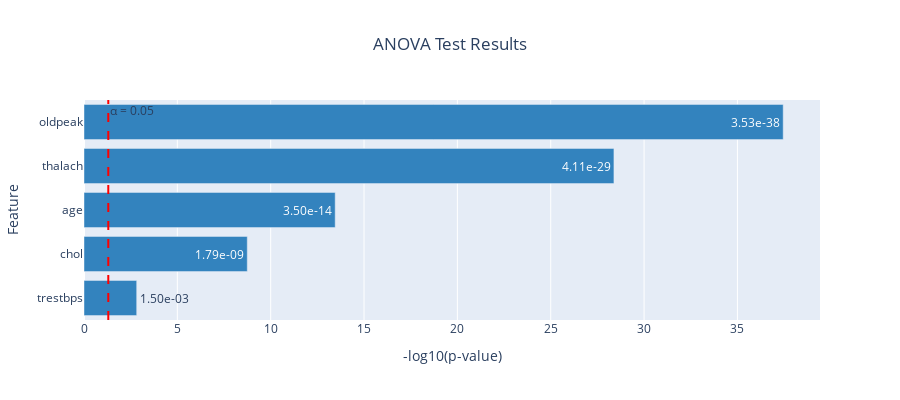

This figure's notebook cell:
### Markdown cell above
### ANOVA Tests (Numerical Features)

### Code cell
print("H0: Mean values are equal across all disease severity levels")
print("H1: At least one mean is different")
print("Significance level: α = 0.05\n")

anova_results = []

for col in numerical_cols:
    if col in train_clean.columns:
        groups = [
            train_clean[train_clean['label'] == label][col].dropna()
            for label in sorted(train_clean['label'].unique())
        ]
        
        f_stat, p_value = stats.f_oneway(*groups)
        
        anova_results.append({
            'Feature': col,
            'F-statistic': f_stat,
            'p-value': p_value,
            'Significant': 'Yes' if p_value < 0.05 else 'No'
        })
        
        print(f"{col:12s}: F = {f_stat:8.2f}, p-value = {p_value:.4f} → "
              f"{'SIGNIFICANT' if p_value < 0.05 else 'Not significant'}")

anova_df = pd.DataFrame(anova_results).sort_values('p-value')
display(anova_df)

plots.plot_statistical_tests(anova_df, test_type='anova')

### Figure 1 — Plotly figure (JSON) as saved in the notebook; plotly's stock layout.template omitted (floating-point values rounded to 4 significant figures)
{"data": [{"marker": {"color": ["#3383BE", "#3383BE", "#3383BE", "#3383BE", "#3383BE"]}, "orientation": "h", "text": ["1.50e-03", "1.79e-09", "3.50e-14", "4.11e-29", "3.53e-38"], "textposition": "auto", "type": "bar", "x": [2.823, 8.746, 13.46, 28.39, 37.45], "y": ["trestbps", "chol", "age", "thalach", "oldpeak"]}], "layout": {"annotations": [{"showarrow": false, "text": "α = 0.05", "x": 1.301, "xanchor": "left", "xref": "x", "y": 1, "yanchor": "top", "yref": "y domain"}], "height": 400, "shapes": [{"line": {"color": "red", "dash": "dash", "width": 2}, "type": "line", "x0": 1.301, "x1": 1.301, "xref": "x", "y0": 0, "y1": 1, "yref": "y domain"}], "title": {"text": "ANOVA Test Results", "x": 0.5}, "xaxis": {"title": {"text": "-log10(p-value)"}}, "yaxis": {"title": {"text": "Feature"}}}}
